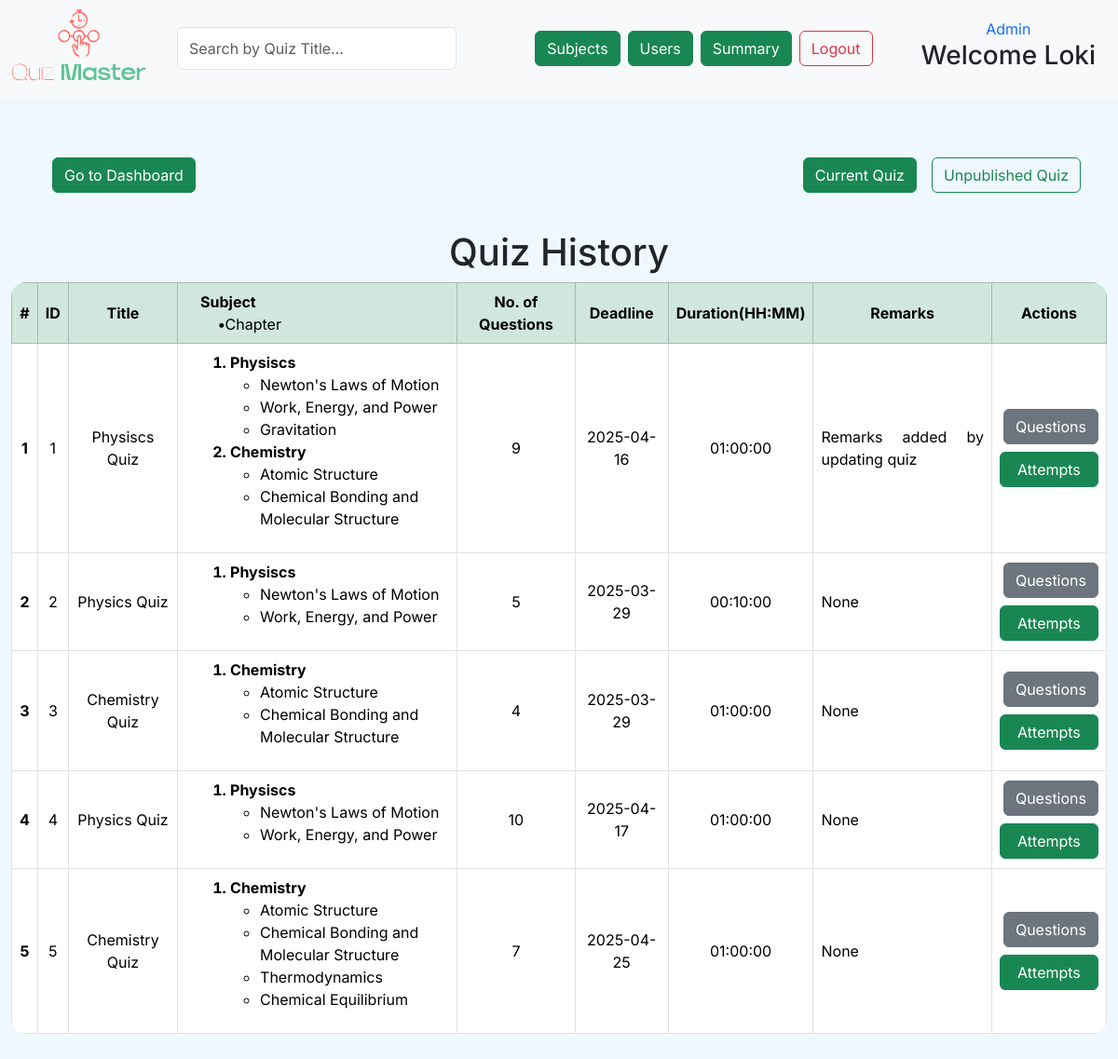
Page /quiz-master/quizzes?state=past (signed in) on the committed database.
### application/models.py (models this page shows)
class Quiz(db.Model):
    __tablename__ = 'quiz'
    id = db.Column(db.Integer, primary_key=True,autoincrement=True)
    title = db.Column(db.String)
    date_created = db.Column(db.String,nullable=False)
    deadline = db.Column(db.String)
    time_duration = db.Column(db.String,nullable=False)
    is_published = db.Column(db.Boolean,nullable=False)
    remarks = db.Column(db.String)
    questions = db.relationship('Questions',secondary="quiz_question",back_populates='quizzes',lazy='select')
    chapters = db.relationship('Chapter',secondary='quiz_chapter',back_populates='quizzes',lazy="select")
    subjects = db.relationship('Subject',secondary="quiz_subject",back_populates='quizzes',lazy='select')

class Subject(db.Model):
    __tablename__='subject'
    id = db.Column(db.Integer, primary_key=True,autoincrement=True)
    name = db.Column(db.String,nullable=False)
    description = db.Column(db.String)
    is_deleted = db.Column(db.Boolean,nullable=False,default=False)
    chapters = db.relationship('Chapter',back_populates='subject',lazy='select')
    quizzes = db.relationship('Quiz',secondary='quiz_subject',back_populates='subjects',lazy="select")

class Chapter(db.Model):
    __tablename__='chapter'
    id = db.Column(db.Integer, primary_key=True,autoincrement=True)
    name = db.Column(db.String,nullable=False)
    description = db.Column(db.String)
    subject_id = db.Column(db.Integer,db.ForeignKey('subject.id'),nullable=False)
    subject = db.relationship('Subject', back_populates='chapters')
    is_deleted = db.Column(db.Boolean,nullable=False,default=False)
    questions = db.relationship('Questions',back_populates='chapter')
    quizzes = db.relationship('Quiz',secondary='quiz_chapter',back_populates='chapters',lazy='select')

### application/controllers.py (the view)
@app.route("/quiz-master/quizzes",methods=["GET"])
@admin_required
def admin_quizzes():
    state = request.args.get('state','current')
    if request.method == 'GET':
        quiz_list = db.session.query(Quiz).all()
        if state == 'current':
            quiz_dict_list = current_quiz(quiz_list)
            return render_template('adm_curr_quizzes.html',quiz_dict_list=quiz_dict_list,
                                    first_name=session['first_name'])
        elif state == 'upcoming':
            quiz_dict_list = upcoming_quiz(quiz_list)
            return render_template('adm_upcoming_quizzes.html',quiz_dict_list=quiz_dict_list,
                                first_name=session['first_name'],)
        elif state == 'past':
            quiz_dict_list = past_quiz(quiz_list)
            return render_template('adm_past_quizzes.html',quiz_dict_list=quiz_dict_list,
                                first_name=session['first_name'],)

### application/controllers.py (called while the page is built)
def admin_required(f):
    @wraps(f)
    def decorated_function(*args, **kwargs):
        if 'admin_id' not in session:
            return redirect(url_for('login'))
        return f(*args, **kwargs)
    return decorated_function

### application/functions.py (called while the page is built)
def subj_chap(quiz):
    subject_chapters= {}
    for question in quiz.questions:
        chapter = db.session.query(Chapter).filter_by(id=question.chapter.id).first()
        subject = db.session.query(Subject).filter_by(id=chapter.subject_id).first()
        if subject.name in subject_chapters.keys():
            if chapter.name not in subject_chapters[subject.name]:
                subject_chapters[subject.name] += [chapter.name]
        else:
            subject_chapters[subject.name] = [chapter.name]
    return subject_chapters

def past_quiz(quiz_list):
    if quiz_list == None:
        quiz_list = db.session.query(Quiz).all()
    quiz_dict_list = []
    for quiz in quiz_list:
        today = str(datetime.today())[:10]
        if quiz.is_published and quiz.deadline < today :
            quiz_dict = {'quiz_id':quiz.id,
                        'date_created':quiz.date_created,
                        'deadline':quiz.deadline,
                        'dur':quiz.time_duration,
                        'questions':quiz.questions,
                        'remarks':quiz.remarks,
                        'quiz_title':quiz.title,
                        'subj_chap_dict':subj_chap(quiz)}
            quiz_dict_list.append(quiz_dict)
    return (quiz_dict_list)

### templates/adm_past_quizzes.html (shortened to what this page needs)
<!DOCTYPE html>
<html lang="en">
<head>
    <link href="https://cdn.jsdelivr.net/npm/bootstrap@5.3.3/dist/css/bootstrap.min.css" rel="stylesheet"
 />
    <link rel="stylesheet" href="{{ url_for('static', filename='admin.css') }}">
</head>
<body>
    <header class="d-flex align-items-center p-2 bg-light">
        <div class="flex-shrink-0">
            <a href="{{ url_for('admin_dashboard') }}">
                <img src="{{ url_for('static', filename='logo3.png') }}" class="img-fluid pb-2" width="150px" alt="logo" />
            </a>
        </div>
        <div class="d-flex flex-grow-1 justify-content-between mx-3">
            <input type="text" id="quizSearch" name="quizSearch" class="form-control mx-3" style="width: 300px;" placeholder="Search by Quiz Title..." onkeyup="searchQuiz()">
            <nav class="d-flex mx-3">
                <a class="btn btn-success m-1" href="{{ url_for('admin_subjects') }}" role="button">Subjects</a>
                <a class="btn btn-success m-1" href="{{url_for('admin_users_view')}}"role="button">Users</a>
                <a href="{{ url_for('admin_full_summary') }}" class="btn btn-success m-1">Summary</a>
                <a class="btn btn-outline-danger m-1" href="{{ url_for('logout') }}" role="button">Logout</a>
            </nav>
        </div>
        <div class="flex-shrink-0 text-end mx-3">
            <div class="text-center text-primary">Admin</div>
            <h3>Welcome {{session['first_name']}}</h3>
        </div>
    </header>
    <section class="container-fluid  pt-5 s2">
        <div class="container-fluid p-3">
            <div class="row">
                <div class="col">
                    <div class="container d-flex justify-content-start">
                        <a href=" {{ url_for('admin_dashboard') }} " class="btn btn-success mx-3">Go to Dashboard</a>
                    </div>
                </div>
                <div class="col">
                    <div class="container d-flex justify-content-end">
                        <a href=" {{ url_for('admin_quizzes') }} " class="btn btn-success mx-3">Current Quiz</a>
                        <a href=" {{ url_for('admin_quizzes',state='upcoming') }} " class="btn btn-outline-success">Unpublished Quiz</a>
                    </div>
                </div>
            </div>
        </div>
        <div class="container-fluid py-4 px-0">
            {% if not quiz_dict_list %}
             <div class="container text-center">
                 <h1>No quiz past deadline!!</h1>
             </div>
            {% else %}
            <h1 class="text-center">Quiz History</h1>
            <div>
                <table class="table table-bordered rounded-4 border-1 rounded-table align-middle">
                    <thead class="table-success align-middle">
                        <tr class="text-center " >
                            <th scope="col">#</th>
                            <th scope="col">ID</th>
                            <th scope="col">Title</th>
                            <th scope="col" class="text-wrap text-start ps-4" style="max-width: 400px;">
                                Subject<br>&nbsp&nbsp&nbsp&nbsp&nbsp&#8226<span style="font-weight: 400;">Chapter</span>
                            </th>
                            <th scope="col">No. of Questions</th>
                            <th scope="col">Deadline</th>
                            <th scope="col">Duration(HH:MM)</th>
                            <th scope="col">Remarks</th>
                            <th scope="col">Actions</th>
                        </tr>
                    </thead>
                    <tbody>
                        {% for quiz_dict in quiz_dict_list %}
                        <tr class="text-center quiz-row">
                            <th scope="row">{{loop.index}}</th>
                            <td>{{ quiz_dict['quiz_id'] }}</td>
                            <td class="quiz-title">{{ quiz_dict['quiz_title'] }}</td>
                            <td class="text-start ps-4" style="max-width: 350px;">
                                <ol class="fw-bold">
                                    {% for key in quiz_dict['subj_chap_dict'].keys() %}
                                        <li>
                                            {{key}}
                                            <ul style="font-weight: 400;">
                                                {% for chapter in quiz_dict['subj_chap_dict'][key] %}
                                                <li>{{ chapter }}</li>
                                                {% endfor %}
                                            </ul>
                                        </li>
                                    {% endfor %}
                                </ol>
                            </td>
                            <td>{{ quiz_dict['questions']|length }}</td>
                            <td>{{ quiz_dict['deadline'] }}</td>
                            <td>{{ quiz_dict['dur'] }}</td>
                            <td class="tj" style="max-width: 350px;">{{ quiz_dict['remarks'] }}</td>
                            <td style="table-layout: fixed;">
                                <div class="container-fluid p-0 m-0" style=" max-width: 260px;">
                                    <div class="d-flex">
                                        <a href="{{url_for('admin_questions_in_past_quiz',quiz_id=quiz_dict['quiz_id'])}}" class="btn btn-secondary flex-fill ms-1">Questions</a>
                                    </div>
                                    <div class="d-flex mt-2">
                                        <a href="{{url_for('attempts',quiz_id=quiz_dict['quiz_id'],state='past')}}" class="btn btn-success w-100">Attempts</a>
                                    </div>
                                </div>
                            </td>
                        </tr>
                        {% endfor %}
                    </tbody>
                </table>
            </div>
            {% endif %}
        </div>
    </section>
</body>
</html>

### static/admin.css (style rules this page uses)
* { font-family: "Inter", serif; }
body { background-color: aliceblue !important; }
.rounded-table { border-radius: 1rem; overflow: hidden; }
.tj { text-align: justify; }

### rows in the picture
Quiz: quiz_id "1", quiz_title "Physiscs Quiz", questions|length "9", deadline "2025-04-16", dur "01:00:00", remarks "Remarks added by updating quiz"
Subject: name "Physiscs"
Chapter: name "Newton's Laws of Motion"
Chapter: name "Work, Energy, and Power"
Chapter: name "Gravitation"
Subject: name "Chemistry"
Chapter: name "Atomic Structure"
Chapter: name "Chemical Bonding and Molecular Structure"
Quiz: quiz_id "2", quiz_title "Physics Quiz", questions|length "5", deadline "2025-03-29", dur "00:10:00", remarks "None"
Quiz: quiz_id "3", quiz_title "Chemistry Quiz", questions|length "4", deadline "2025-03-29", dur "01:00:00", remarks "None"
Quiz: quiz_id "4", quiz_title "Physics Quiz", questions|length "10", deadline "2025-04-17", dur "01:00:00", remarks "None"
Quiz: quiz_id "5", quiz_title "Chemistry Quiz", questions|length "7", deadline "2025-04-25", dur "01:00:00", remarks "None"
Chapter: name "Thermodynamics"
Chapter: name "Chemical Equilibrium"

### other values in the picture
{{ session['first_name'] }} "Loki"
